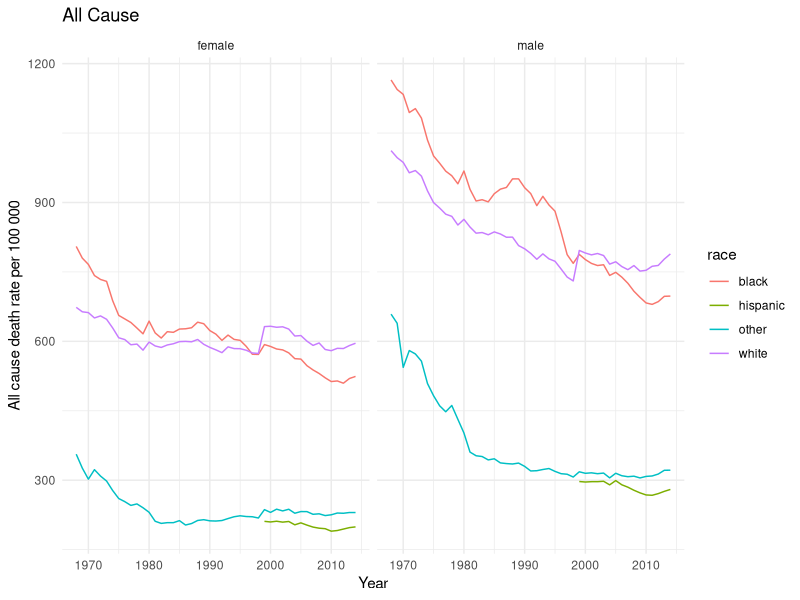

Generate this figure with R: (Note: this script raises an error after producing the figure.)
# USA Fall in violence paper

# The aim of this session is to produce various figures which show how mortality rates due to assault/homicide 
# have varied with age, sex, and ethnicity over time in the USA. THe aim of doing this is to produce some a series 
# of figures which show the trends for as long a period as possible. In particular it is important to see if the trends 
#  follow those observed more generally about convergence between Blacks and Non-Blacks in age specific mortality rates 




# Load packages -----------------------------------------------------------

rm(list=ls())

require(readr)
require(plyr)
require(tidyr)
require(dplyr)
require(stringr)
require(car)

require(ggplot2)
require(lattice)
require(latticeExtra)
require(RColorBrewer)
require(grid)




# Analyses of long-term trends using ICD8-10 ------------------------------


icd_8cat <- read_csv("data/tidied/icd_8_to_10_8fold.csv", col_types = "ciccccdd")

icd_8cat <- icd_8cat %>% mutate(
  age = factor(
    age, 
    levels = c(
      "< 1", "1-4", "5-9", "10-14", "15-19", "20-24", "25-34", "35-44", 
      "45-54", "55-64", "64-74", "75-84"
               ),
    ordered = T
    )
  )

# dd at end works but ii doesn't, implying some non-integer values for death/population counts


# To dos - 
# 1) All cause mortality, overall and by race + sex
# 2) external mortality, overall and by race + sex
# 3) black/white ratio in all cause mortality 
# 4) black/white ratio in external mortality 
# 5) vehicle mortality trends, overall and by race + sex
# 6) assault mortality trends, overall and by race + sex
# 


# 1) All cause mortality, overall and by race + sex

icd_8cat %>% 
  filter(cause == "all_cause") %>% 
  select(-cause) %>% 
  group_by(icd_class, year, sex, race) %>% 
  summarise(
    death_count = sum(death_count), 
    population_count = sum(population_count)
            ) %>% 
  mutate(death_rate = 100000 * death_count / population_count) %>% 
  ggplot(.) +
  geom_line(aes(x = year, y = death_rate, group = race, colour = race)) + 
  facet_wrap(~ sex) + 
  labs(x = "Year", y = "All cause death rate per 100 000", title = "All Cause") + 
  theme_minimal()

ggsave(filename = "figures/all_cause_mortality.png", dpi = 300, width = 15, height = 10, units = "cm")



# 2) external mortality, overall and by race + sex

icd_8cat %>% 
  filter(cause == "all_external") %>% 
  select(-cause) %>% 
  group_by(icd_class, year, sex, race) %>% 
  summarise(
    death_count = sum(death_count), 
    population_count = sum(population_count)
  ) %>% 
  mutate(death_rate = 100000 * death_count / population_count) %>% 
  ggplot(.) +
  geom_line(aes(x = year, y = death_rate, group = race, colour = race)) + 
  facet_wrap(~ sex) + 
  labs(x = "Year", y = "External death rate per 100 000", title = "External") + 
  theme_minimal()

ggsave(filename = "figures/all_external_mortality.png", dpi = 300, width = 15, height = 10, units = "cm")

# 3) black/white ratio in all cause mortality 

icd_8cat %>% 
  filter(cause == "all_cause") %>% 
  filter(!is.na(age)) %>% 
  filter(race %in% c("white", "black")) %>%
  mutate(death_rate = 100000 * death_count / population_count) %>% 
  select(year, age, sex, race, death_rate) %>% 
  spread(key = race, value = death_rate) %>% 
  mutate(bw_ratio = black / white) %>% 
  select(-black, -white) %>% 
  ggplot(.) + 
  geom_line(aes(x = year, y = bw_ratio, group = sex, colour = sex)) + 
  facet_wrap(~ age) + 
  labs(
    title = "Ratio of male/white all cause mortality rates at \ndifferent age groups",
    x = "Year", y= "Ratio of black to white mortality"
  )

ggsave("figures/ratio_of_bw_allcause_mort_by_age.png", width = 30, height = 30, units = "cm", dpi = 300)


# 4) black/white ratio in external mortality 

icd_8cat %>% 
  filter(cause == "all_external") %>% 
  filter(!is.na(age)) %>% 
  filter(race %in% c("white", "black")) %>%
  mutate(death_rate = 100000 * death_count / population_count) %>% 
  select(year, age, sex, race, death_rate) %>% 
  spread(key = race, value = death_rate) %>% 
  mutate(bw_ratio = black / white) %>% 
  select(-black, -white) %>% 
  ggplot(.) + 
  geom_line(aes(x = year, y = bw_ratio, group = sex, colour = sex)) + 
  facet_wrap(~ age) + 
  labs(
    title = "Ratio of male/white external mortality rates at \ndifferent age groups",
    x = "Year", y= "Ratio of black to white mortality"
  )

ggsave("figures/ratio_of_bw_all_external_mort_by_age.png", width = 30, height = 30, units = "cm", dpi = 300)


# # 5) vehicle mortality trends, overall and by race + sex



icd_8cat %>% 
  filter(cause ==  "vehicle") %>% 
  select(-cause) %>% 
  group_by(icd_class, year, sex, race) %>% 
  summarise(
    death_count = sum(death_count), 
    population_count = sum(population_count)
  ) %>% 
  mutate(death_rate = 100000 * death_count / population_count) %>% 
  ggplot(.) +
  geom_line(aes(x = year, y = death_rate, group = race, colour = race)) + 
  facet_wrap(~ sex) + 
  labs(x = "Year", y = "RTA death rate per 100 000", title = "Road Traffic Accidents") + 
  theme_minimal()

ggsave(filename = "figures/vehicle_mortality.png", dpi = 300, width = 15, height = 10, units = "cm")

# 6) BW ratio in vehicle mortality

icd_8cat %>% 
  filter(cause == "vehicle") %>% 
  filter(!is.na(age)) %>% 
  filter(race %in% c("white", "black")) %>%
  mutate(death_rate = 100000 * death_count / population_count) %>% 
  select(year, age, sex, race, death_rate) %>% 
  spread(key = race, value = death_rate) %>% 
  mutate(bw_ratio = black / white) %>% 
  select(-black, -white) %>% 
  ggplot(.) + 
  geom_line(aes(x = year, y = bw_ratio, group = sex, colour = sex)) + 
  facet_wrap(~ age) + 
  labs(
    title = "Ratio of male/white mortality due to assault/homicide at \ndifferent age groups",
    x = "Year", y= "Ratio of black to white mortality"
  )  + geom_hline(aes(yintercept = 1)) + 
  scale_y_log10(breaks = c(0.1, 0.2, 0.5, 1, 2, 5, 10, 20))


ggsave(filename = "figures/bw_ratio_motor_mortality.png", dpi = 300, width = 15, height = 10, units = "cm")


# 6) assault mortality trends, overall and by race + sex
icd_8cat %>% 
  filter(cause ==  "assault") %>% 
  select(-cause) %>% 
  group_by(icd_class, year, sex, race) %>% 
  summarise(
    death_count = sum(death_count), 
    population_count = sum(population_count)
  ) %>% 
  mutate(death_rate = 100000 * death_count / population_count) %>% 
  ggplot(.) +
  geom_line(aes(x = year, y = death_rate, group = race, colour = race)) + 
  facet_wrap(~ sex) + 
  labs(x = "Year", y = "assault/homicide death rate per 100 000", title = "Assault/Homicide") + 
  theme_minimal()

ggsave(filename = "figures/assault_homicide_mortality.png", dpi = 300, width = 15, height = 10, units = "cm")


# 6) BW ratio in assault mortality trends

icd_8cat %>% 
  filter(cause == "assault") %>% 
  filter(!is.na(age)) %>% 
  filter(race %in% c("white", "black")) %>%
  mutate(death_rate = 100000 * death_count / population_count) %>% 
  select(year, age, sex, race, death_rate) %>% 
  spread(key = race, value = death_rate) %>% 
  mutate(bw_ratio = black / white) %>% 
  select(-black, -white) %>% 
  ggplot(.) + 
  geom_line(aes(x = year, y = bw_ratio, group = sex, colour = sex)) + 
  facet_wrap(~ age) + 
  labs(
    title = "Ratio of male/white mortality due to assault/homicide at \ndifferent age groups",
    x = "Year", y= "Ratio of black to white mortality"
  ) + geom_hline(aes(yintercept = 1)) + 
  scale_y_log10(breaks = c(1, 2, 5, 10, 20))

ggsave(filename = "figures/bw_ratio_assault_homicide_mortality.png", dpi = 300, width = 15, height = 10, units = "cm")


# 6) undetermined, by age group, race + sex
icd_8cat %>% 
  filter(cause ==  "intentional_or_undetermined_self_harm") %>% 
  select(-cause) %>% 
  group_by(icd_class, year, sex, race) %>% 
  summarise(
    death_count = sum(death_count), 
    population_count = sum(population_count)
  ) %>% 
  mutate(death_rate = 100000 * death_count / population_count) %>% 
  ggplot(.) +
  geom_line(aes(x = year, y = death_rate, group = race, colour = race)) + 
  facet_wrap(~ sex) + 
  labs(x = "Year", y = "self-harm death rate per 100 000", title = "Self harm (intended or undetermined)") + 
  theme_minimal()

ggsave(filename = "figures/selfharm_mortality.png", dpi = 300, width = 15, height = 10, units = "cm")


# 6) BW ratio in self harm trends

icd_8cat %>% 
  filter(cause == "intentional_or_undetermined_self_harm") %>% 
  filter(!is.na(age)) %>% 
  filter(race %in% c("white", "black")) %>%
  mutate(death_rate = 100000 * death_count / population_count) %>% 
  select(year, age, sex, race, death_rate) %>% 
  spread(key = race, value = death_rate) %>% 
  mutate(bw_ratio = black / white) %>% 
  select(-black, -white) %>% 
  ggplot(.) + 
  geom_line(aes(x = year, y = bw_ratio, group = sex, colour = sex)) + 
  facet_wrap(~ age) + 
  labs(
    title = "Ratio of male/white mortality due to assault/homicide at \ndifferent age groups",
    x = "Year", y= "Ratio of black to white mortality"
  ) + geom_hline(aes(yintercept = 1)) + 
  scale_y_log10()

ggsave(filename = "figures/bw_ratio_assault_homicide_mortality.png", dpi = 300, width = 15, height = 10, units = "cm")
